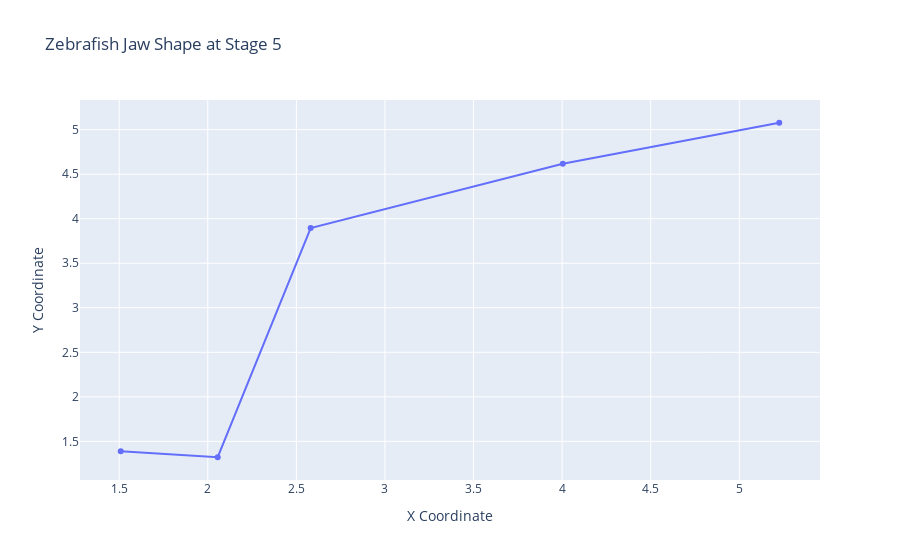

Here is the notebook cell this chart was saved with:
### Code cell
import pandas as pd
import plotly.express as px

def plot_jaw_shape_interactive(df, stage):
    """
    Plot the jaw shape for a given developmental stage with interactivity.

    :param df: DataFrame containing the jaw data.
    :param stage: Developmental stage to plot.
    """
    stage_data = df[df['stage'] == stage]

    fig = px.line(stage_data, x='x', y='y', markers=True, title=f'Zebrafish Jaw Shape at Stage {stage}')
    fig.update_traces(text=stage_data['point'], textposition='top center')
    fig.update_layout(xaxis_title='X Coordinate', yaxis_title='Y Coordinate')
    
    fig.show()

# Example (with an existing dataset 'data')
plot_jaw_shape_interactive(data, 5)

### Figure 1 — Plotly figure (JSON) as saved in the notebook; plotly's stock layout.template omitted (floating-point values rounded to 4 significant figures)
{"data": [{"hovertemplate": "x=%{x}<br>y=%{y}<extra></extra>", "legendgroup": "", "line": {"color": "#636efa", "dash": "solid"}, "marker": {"symbol": "circle"}, "mode": "lines+markers", "name": "", "orientation": "v", "showlegend": false, "text": [0, 1, 2, 3, 4], "textposition": "top center", "type": "scatter", "x": [1.509, 2.056, 2.581, 4.004, 5.225], "xaxis": "x", "y": [1.389, 1.322, 3.896, 4.616, 5.077], "yaxis": "y"}], "layout": {"legend": {"tracegroupgap": 0}, "title": {"text": "Zebrafish Jaw Shape at Stage 5"}, "xaxis": {"anchor": "y", "domain": [0, 1], "title": {"text": "X Coordinate"}}, "yaxis": {"anchor": "x", "domain": [0, 1], "title": {"text": "Y Coordinate"}}}}
